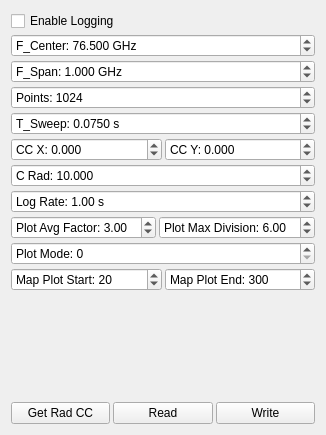
       <widget class="QWidget" name="tab_11">
        <attribute name="icon">
         <iconset resource="resources.qrc">
          <normaloff>:/models/Icons/Radar-96.png</normaloff>:/models/Icons/Radar-96.png</iconset>
        </attribute>
        <attribute name="title">
         <string/>
        </attribute>
        <attribute name="toolTip">
         <string>Radar</string>
        </attribute>
        <layout class="QVBoxLayout" name="verticalLayout_10">
         <property name="spacing">
          <number>3</number>
         </property>
         <item>
          <widget class="QCheckBox" name="radarLogEnBox">
           <property name="text">
            <string>Enable Logging</string>
           </property>
          </widget>
         </item>
         <item>
          <widget class="QDoubleSpinBox" name="radarFCenterBox">
           <property name="prefix">
            <string>F_Center: </string>
           </property>
           <property name="suffix">
            <string> GHz</string>
           </property>
           <property name="decimals">
            <number>3</number>
           </property>
           <property name="singleStep">
            <double>0.010000000000000</double>
           </property>
           <property name="value">
            <double>76.500000000000000</double>
           </property>
          </widget>
         </item>
         <item>
          <widget class="QDoubleSpinBox" name="radarFSpanBox">
           <property name="prefix">
            <string>F_Span: </string>
           </property>
           <property name="suffix">
            <string> GHz</string>
           </property>
           <property name="decimals">
            <number>3</number>
           </property>
           <property name="singleStep">
            <double>0.010000000000000</double>
           </property>
           <property name="value">
            <double>1.000000000000000</double>
           </property>
          </widget>
         </item>
         <item>
          <widget class="QSpinBox" name="radarPointsBox">
           <property name="prefix">
            <string>Points: </string>
           </property>
           <property name="maximum">
            <number>1536</number>
           </property>
           <property name="value">
            <number>1024</number>
           </property>
          </widget>
         </item>
         <item>
          <widget class="QDoubleSpinBox" name="radarTSweepBox">
           <property name="prefix">
            <string>T_Sweep: </string>
           </property>
           <property name="suffix">
            <string> s</string>
           </property>
           <property name="decimals">
            <number>4</number>
           </property>
           <property name="singleStep">
            <double>0.001000000000000</double>
           </property>
           <property name="value">
            <double>0.075000000000000</double>
           </property>
          </widget>
         </item>
         <item>
          <layout class="QHBoxLayout" name="horizontalLayout_3">
           <item>
            <widget class="QDoubleSpinBox" name="radarCcXBox">
             <property name="prefix">
              <string>CC X: </string>
             </property>
             <property name="decimals">
              <number>3</number>
             </property>
             <property name="minimum">
              <double>-999.000000000000000</double>
             </property>
             <property name="maximum">
              <double>999.000000000000000</double>
             </property>
            </widget>
           </item>
           <item>
            <widget class="QDoubleSpinBox" name="radarCcYBox">
             <property name="prefix">
              <string>CC Y: </string>
             </property>
             <property name="decimals">
              <number>3</number>
             </property>
             <property name="minimum">
              <double>-999.000000000000000</double>
             </property>
             <property name="maximum">
              <double>999.000000000000000</double>
             </property>
            </widget>
           </item>
          </layout>
         </item>
         <item>
          <widget class="QDoubleSpinBox" name="radarCRadBox">
           <property name="prefix">
            <string>C Rad: </string>
           </property>
           <property name="decimals">
            <number>3</number>
           </property>
           <property name="minimum">
            <double>-999.000000000000000</double>
           </property>
           <property name="maximum">
            <double>999.000000000000000</double>
           </property>
           <property name="value">
            <double>10.000000000000000</double>
           </property>
          </widget>
         </item>
         <item>
          <widget class="QDoubleSpinBox" name="radarLogRateBox">
           <property name="prefix">
            <string>Log Rate: </string>
           </property>
           <property name="suffix">
            <string> s</string>
           </property>
           <property name="singleStep">
            <double>0.100000000000000</double>
           </property>
           <property name="value">
            <double>1.000000000000000</double>
           </property>
          </widget>
         </item>
         <item>
          <layout class="QHBoxLayout" name="horizontalLayout_4">
           <item>
            <widget class="QDoubleSpinBox" name="radarMapPlotAvgFactorBox">
             <property name="prefix">
              <string>Plot Avg Factor: </string>
             </property>
             <property name="value">
              <double>3.000000000000000</double>
             </property>
            </widget>
           </item>
           <item>
            <widget class="QDoubleSpinBox" name="radarMapPlotMaxDivBox">
             <property name="prefix">
              <string>Plot Max Division: </string>
             </property>
             <property name="value">
              <double>6.000000000000000</double>
             </property>
            </widget>
           </item>
          </layout>
         </item>
         <item>
          <widget class="QSpinBox" name="radarPlotModeBox">
           <property name="prefix">
            <string>Plot Mode: </string>
           </property>
          </widget>
         </item>
         <item>
          <layout class="QHBoxLayout" name="horizontalLayout_6">
           <item>
            <widget class="QSpinBox" name="radarMapPlotStartBox">
             <property name="prefix">
              <string>Map Plot Start: </string>
             </property>
             <property name="maximum">
              <number>512</number>
             </property>
             <property name="value">
              <number>20</number>
             </property>
            </widget>
           </item>
           <item>
            <widget class="QSpinBox" name="radarMapPlotEndBox">
             <property name="prefix">
              <string>Map Plot End: </string>
             </property>
             <property name="maximum">
              <number>512</number>
             </property>
             <property name="value">
              <number>300</number>
             </property>
            </widget>
           </item>
          </layout>
         </item>
         <item>
          <spacer name="verticalSpacer_7">
           <property name="orientation">
            <enum>Qt::Vertical</enum>
           </property>
           <property name="sizeHint" stdset="0">
            <size>
             <width>20</width>
             <height>108</height>
            </size>
           </property>
          </spacer>
         </item>
         <item>
          <layout class="QHBoxLayout" name="horizontalLayout_13">
           <item>
            <widget class="QPushButton" name="radarGetRadCCButton">
             <property name="toolTip">
              <string>Get car center and circle rad from map</string>
             </property>
             <property name="text">
              <string>Get Rad CC</string>
             </property>
             <property name="icon">
              <iconset resource="resources.qrc">
               <normaloff>:/models/Icons/Waypoint Map-96.png</normaloff>:/models/Icons/Waypoint Map-96.png</iconset>
             </property>
            </widget>
           </item>
           <item>
            <widget class="QPushButton" name="radarReadButton">
             <property name="text">
              <string>Read</string>
             </property>
             <property name="icon">
              <iconset resource="resources.qrc">
               <normaloff>:/models/Icons/Upload-96.png</normaloff>:/models/Icons/Upload-96.png</iconset>
             </property>
            </widget>
           </item>
           <item>
            <widget class="QPushButton" name="radarWriteButton">
             <property name="text">
              <string>Write</string>
             </property>
             <property name="icon">
              <iconset resource="resources.qrc">
               <normaloff>:/models/Icons/Download-96.png</normaloff>:/models/Icons/Download-96.png</iconset>
             </property>
            </widget>
           </item>
          </layout>
         </item>
        </layout>
       </widget>
